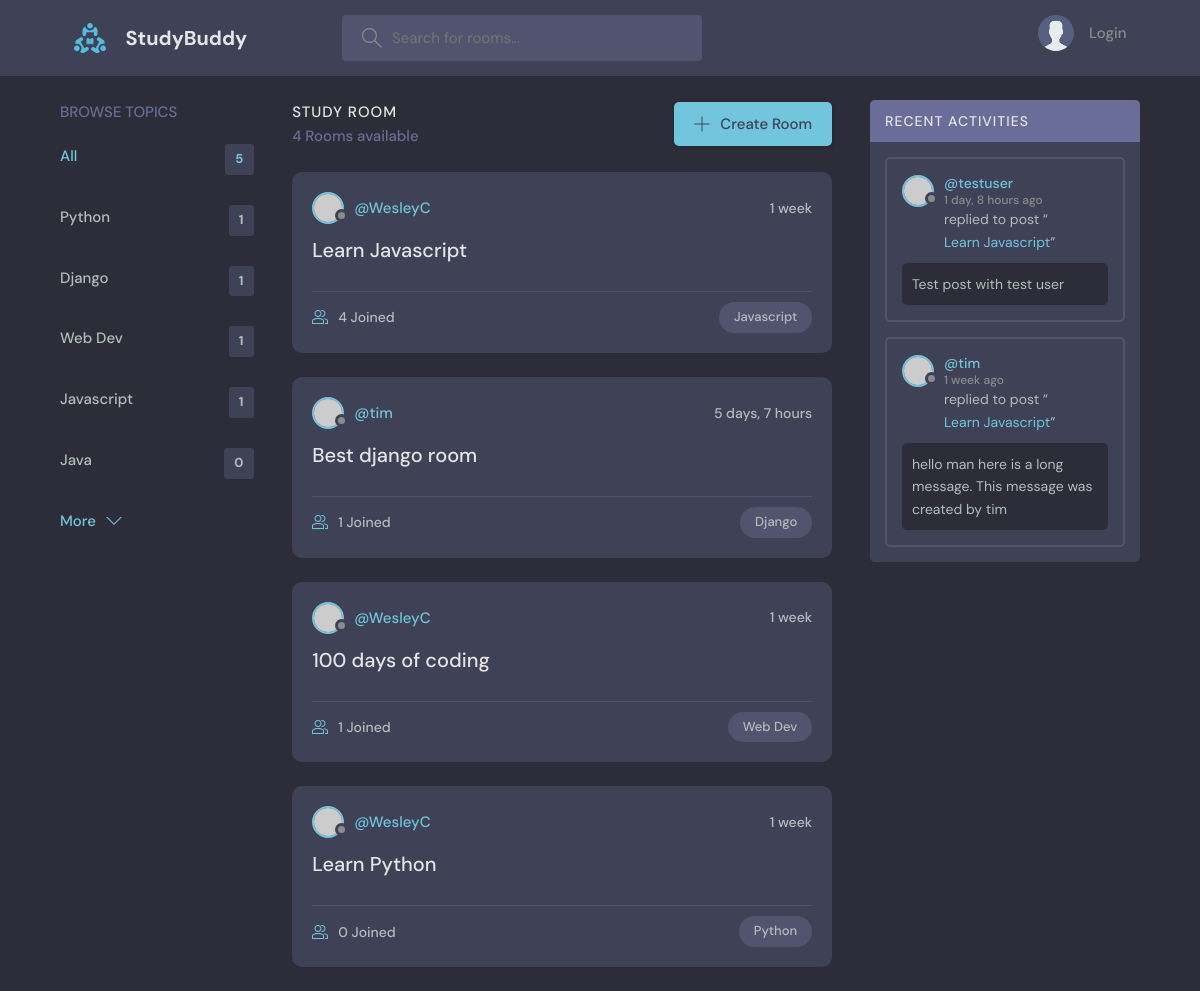
The page / on the database its author committed.
### base/models.py (models this page shows, shortened)
class Topic(models.Model):
    name = models.CharField(max_length=100)

class Room(models.Model):
    host = models.ForeignKey(User, on_delete=models.SET_NULL, null=True)
    topic = models.ForeignKey(Topic, on_delete=models.SET_NULL, null=True)
    id = models.AutoField(primary_key=True)
    name = models.CharField(max_length=100)
    description = models.TextField(null=True, blank=True)
    participants = models.ManyToManyField(User, related_name='participants', blank=True)
    updated = models.DateTimeField(auto_now=True)
    created = models.DateTimeField(auto_now_add=True)
    class Meta:
        ordering = ['-updated', '-created']
    def __str__(self):
        return self.name

class Message(models.Model):
    user = models.ForeignKey(User, on_delete=models.CASCADE)
    room = models.ForeignKey(Room, on_delete=models.CASCADE)
    body = models.TextField()
    updated = models.DateTimeField(auto_now=True)
    created = models.DateTimeField(auto_now_add=True)
    class Meta:
        ordering = ['-updated', '-created']

### base/views.py (the view)
# urls.py: path('', views.home, name='home'),
def home(request):
    q = request.GET.get('q') if request.GET.get('q') != None else ''
    rooms = Room.objects.filter(
        Q(topic__name__icontains = q) |
        Q(name__icontains = q) |
        Q(description__icontains = q))
    topics = Topic.objects.all()
    room_count = rooms.count()
    room_messages = Message.objects.filter(Q(room__topic__name__icontains = q))
    context = { 'rooms': rooms, 'topics': topics, 'room_count': room_count, 'room_messages': room_messages}
    return render(request, 'base/home.html', context)

### base/templates/base/home.html (shortened to what this page needs)
{% extends 'main.html' %}
{% block content %}
    <main class="layout layout--3">
      <div class="container">
        {% include 'base/topics_component.html' %}
        <div class="roomList">
          <div class="roomList__header">
            <div>
              <h2>Study Room</h2>
              <p>{{room_count}} Rooms available</p>
            </div>
            <a class="btn btn--main" href="{% url 'create-room' %}">
              <svg version="1.1" xmlns="http://www.w3.org/2000/svg" width="32" height="32" viewBox="0 0 32 32">
                <title>add</title>
                <path
                  d="M16.943 0.943h-1.885v14.115h-14.115v1.885h14.115v14.115h1.885v-14.115h14.115v-1.885h-14.115v-14.115z"
                ></path>
              </svg>
              Create Room
            </a>
          </div>
          {% include 'base/feed_component.html' %}
        </div>
        {% include 'base/activity_component.html' %}
      </div>
    </main>
{% endblock content %}

### base/templates/base/topics_component.html
<div class="topics">
    <div class="topics__header">
      <h2>Browse Topics</h2>
    </div>
    <ul class="topics__list">
      <li>
        <a href="{% url 'home' %}" class="active">All <span>{{topics.count}}</span></a>
      </li>
      {% for topic in topics %}
      <li>
        <a href="{%url 'home' %}?q={{topic.name}}">{{topic.name}} <span>{{topic.room_set.all.count}}</span></a>
      </li>
      {% endfor %}
    </ul>
    <a class="btn btn--link" href="topics.html">
      More
      <svg version="1.1" xmlns="http://www.w3.org/2000/svg" width="32" height="32" viewBox="0 0 32 32">
        <title>chevron-down</title>
        <path d="M16 21l-13-13h-3l16 16 16-16h-3l-13 13z"></path>
      </svg>
    </a>
  </div>

### base/templates/base/feed_component.html (shortened to what this page needs)
{% for room in rooms %}
<div class="roomListRoom">
    <div class="roomListRoom__header">
      <a href="{% url 'user-profile' room.host.id %}" class="roomListRoom__author">
        <div class="avatar avatar--small">
          <img src="https://randomuser.me/api/portraits/women/11.jpg" />
        </div>
        <span>@{{room.host.username}}</span>
      </a>
      <div class="roomListRoom__actions">
        <span>{{room.created|timesince}}</span>
      </div>
    </div>
    <div class="roomListRoom__content">
      <a href="{% url 'room' room.id %}">{{room.name}}</a>
    </div>
    <div class="roomListRoom__meta">
      <a href="{% url 'room' room.id %}" class="roomListRoom__joined">
        {{room.participants.all.count}} Joined
      </a>
      <p class="roomListRoom__topic">{{room.topic.name}}</p>
    </div>
</div>
{% endfor %}

### base/templates/base/activity_component.html (shortened to what this page needs)
<div class="activities">
    <div class="activities__header">
      <h2>Recent Activities</h2>
    </div>
    {% for message in room_messages %}
    <div class="activities__box">
      <div class="activities__boxHeader roomListRoom__header">
        <a href="{% url 'user-profile' message.user.id %}" class="roomListRoom__author">
          <div class="avatar avatar--small">
            <img src="https://randomuser.me/api/portraits/women/11.jpg" />
          </div>
          <p>
            @{{message.user}}
            <span>{{message.created|timesince}} ago</span>
          </p>
        </a>
      </div>
      <div class="activities__boxContent">
        <p>replied to post “<a href="{% url 'room' message.room.id %}">{{message.room}}</a>”</p>
        <div class="activities__boxRoomContent">
          {{message.body}}
        </div>
      </div>
    </div>
    {% endfor %}
</div>

### rows shown on the page
Topic: name "Python", room_set.all.count "1"
Topic: name "Django", room_set.all.count "1"
Topic: name "Web Dev", room_set.all.count "1"
Topic: name "Javascript", room_set.all.count "1"
Topic: name "Java", room_set.all.count "0"
Room: host.username "WesleyC", created "1 week", name "Learn Javascript", participants.all.count "4", topic.name "Javascript"
Room: host.username "tim", created "5 days, 7 hours", name "Best django room", participants.all.count "1", topic.name "Django"
Room: host.username "WesleyC", created "1 week", name "100 days of coding", participants.all.count "1", topic.name "Web Dev"
Room: host.username "WesleyC", created "1 week", name "Learn Python", participants.all.count "0", topic.name "Python"
Message: user "testuser", created "1 day, 8 hours", room "Learn Javascript", body "Test post with test user"
Message: user "tim", created "1 week", room "Learn Javascript", body "hello man here is a long message. This message was created by tim"

### other values the page prints
{{ topics.count }} "5"
{{ room_count }} "4"
